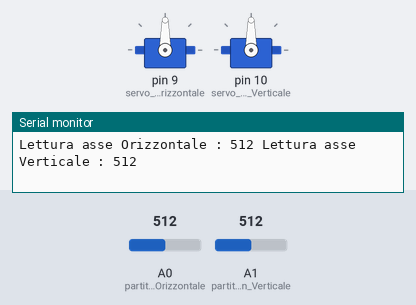
The sketch below on a simulated Arduino Uno, built with avr-gcc and run on an emulated ATmega328P. Shown: 2 × servo, the last lines printed to the serial monitor. The test bench sets the inputs (shaded band); at power-on: A0 (partitore_pin_Orizzontale) = 512, A1 (partitore_pin_Verticale) = 512.

Above: at 1.2 s.
1.3 s: A0 (partitore_pin_Orizzontale) set to 525
4.3 s: A0 (partitore_pin_Orizzontale) set to 545
At 5.51 s:
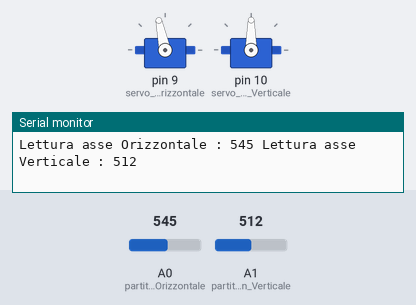
7.3 s: A1 (partitore_pin_Verticale) set to 547
At 8.2 s:
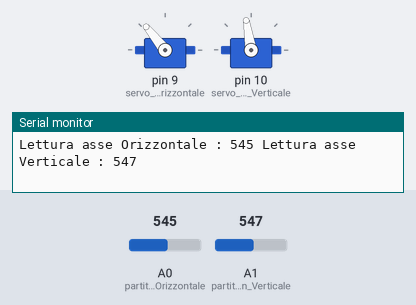
10.3 s: A1 (partitore_pin_Verticale) set to 306
At 12.43 s:
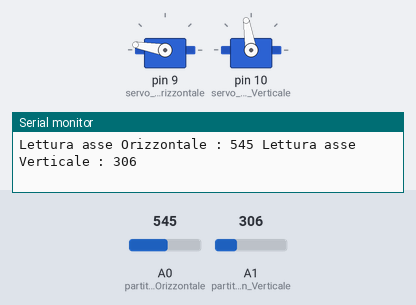
13.3 s: A0 (partitore_pin_Orizzontale) set to 510
16.3 s: A0 (partitore_pin_Orizzontale) set to 474
At 21.48 s:
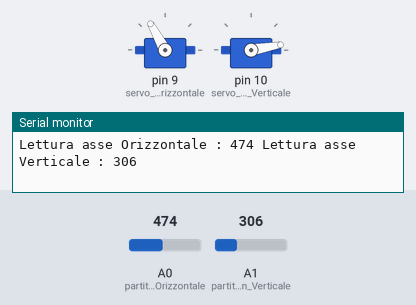
Timing chart, 0 to 22.0 s (numbered marks = the images above; inputs shaded):
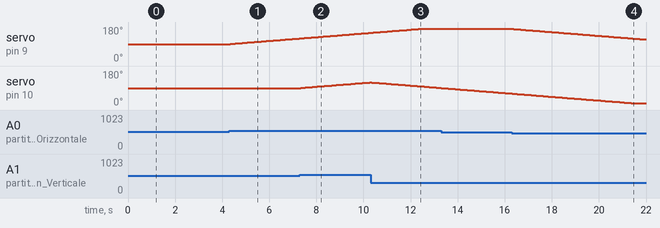

Measured:
- the behaviour switches between 532 and 533 on A0 (partitore_pin_Orizzontale) (found by bisection; images 0 and 1)
- the behaviour switches between 532 and 533 on A1 (partitore_pin_Verticale) (found by bisection; images 1 and 2)
- the behaviour switches between 492 and 491 on A0 (partitore_pin_Orizzontale) (found by bisection; images 3 and 4)
- after the input at 4.3 s, servo on pin 9 (servo_pin_Orizzontale): moves from 90° to 120° over 2.9 s, starting after 0.05 s
- after the input at 7.3 s, servo on pin 10 (servo_pin_Verticale): moves from 90° to 120° over 2.9 s, starting at once
- after the input at 16.3 s, servo on pin 9 (servo_pin_Orizzontale): moves from 170° to 114° over 5.6 s, starting after 0.08 s

The sketch:

Inseguitore_solare_con_4_fotoresistenze.ino
```cpp
/* Schema
 *              R1 (220)        FotoR1                  FotoR2
 *    +5 ------\/\/\/\---------\/\/\/\-------(A0)-------\/\/\/\---------(GND)
 *
 *
 *              R2 (220)        FotoR3                  FotoR4
 *    +5 ------\/\/\/\--------\/\/\/\-------(A1)-------\/\/\/\---------(GND)
 *
 *
 *   NOTE:
 *   R1 e R2 servono perchè quando le fotoresistenze conducono avrei un cortocircuito tra +5 e GND, quindi le uso per limitare la corrente,
 *   R1 e R2 sbilanciano leggermente il circuito perchè sono in serie con FotoR1 e fotoR2, si potrebbe ribilanciare tutto mettendo resistenze dello stesso valore
 *   anche tra FotoR2 e GND e FotoR4 e GND, dipende dalla precizione che si vuole avere.
 *
 *
 */


#include <Servo.h>

int val_Orizzontale;                  // valore letto in ingresso (range 0-1023)
int val_Verticale;                    // valore letto in ingresso (range 0-1023)
int pos_Orizzontale;                  // posizione del servo
int pos_Verticale;                    // posizione del servo
int tolleranza=20;                    // isteresi
int partitore_pin_Orizzontale = A0;   // pin di lettura tensione del partitore
int partitore_pin_Verticale = A1;     // pin di lettura tensione del partitore
int servo_pin_Orizzontale = 9;        // pin di controllo del servo
int servo_pin_Verticale = 10;         // pin di controllo del servo
Servo myServo_Orizzontale;            // creo l'oggetto servo per i movimenti orizzontali
Servo myServo_Verticale;              // creo l'oggetto servo per i movimenti verticali


void setup()
{
  pinMode(partitore_pin_Orizzontale,INPUT);           // imposto il pin del partitore come ingresso per leggere il valore della tensione
  pinMode(partitore_pin_Verticale,INPUT);             // imposto il pin del partitore come ingresso per leggere il valore della tensione
  myServo_Orizzontale.attach(servo_pin_Orizzontale);  // collego il servo al suo pin di controllo
  myServo_Verticale.attach(servo_pin_Verticale);      // collego il servo al suo pin di controllo
  Serial.begin(9600);                                 // attivo la comunicazione seriale (debug)
  pos_Orizzontale = 90;                               // imposto il servo in posizione centrale
  pos_Verticale = 90;                                 // imposto il servo in posizione centrale
}

void loop()
{
  /* Movimento orizzontale */
  val_Orizzontale = analogRead(partitore_pin_Orizzontale);    // leggo il valore del partitore (range 0-1023  corrispondente a 0-5 Volt)
  if (val_Orizzontale> 512+tolleranza){                       // se il partitore legge PIU di 2.5 Volt + la tolleranza
    if (pos_Orizzontale < 170){                               // se non sono arrivato al MASSIMO del movimento del servo
      pos_Orizzontale += 1;                                   // INCREMENTO il valore della posizione del servo
      }
    }
  if (val_Orizzontale< 512-tolleranza){       // se il partitore legge MENO di 2.5 Volt + la tolleranza
    if (pos_Orizzontale > 10){                // se non sono arrivato al MINIMO del movimento del servo
      pos_Orizzontale -= 1;                   // RIDUCO il valore della posizione del servo
      }
    }
  myServo_Orizzontale.write(pos_Orizzontale); // comando al servo di andare nella nuova posizione
  delay (50);                                 // attendo 50 millisecondi prima di ripetere il ciclo

  /* Movimento verticale */
  val_Verticale = analogRead(partitore_pin_Verticale);      // leggo il valore del partitore (range 0-1023  corrispondente a 0-5 Volt)
  if (val_Verticale> 512+tolleranza){                       // se il partitore legge PIU di 2.5 Volt + la tolleranza
    if (pos_Verticale < 170){                               // se non sono arrivato al MASSIMO del movimento del servo
      pos_Verticale += 1;                                   // INCREMENTO il valore della posizione del servo
      }
    }
  if (val_Verticale< 512-tolleranza){       // se il partitore legge MENO di 2.5 Volt + la tolleranza
    if (pos_Verticale > 10){                // se non sono arrivato al MINIMO del movimento del servo
      pos_Verticale -= 1;                   // RIDUCO il valore della posizione del servo
      }
    }
  myServo_Verticale.write(pos_Verticale);   // comando al servo di andare nella nuova posizione
  delay (50);                               // attendo 50 millisecondi prima di ripetere il ciclo

  /* Debug, invio sulla seriale i valori dei partitori di tensione    */
  Serial.print("Lettura asse Orizzontale : ");
  Serial.print (val_Orizzontale);
  Serial.print(" Lettura asse Verticale : ");
  Serial.println(val_Verticale);


}
```
